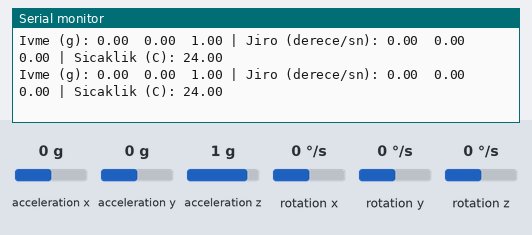
A sketch run on a simulated Arduino Uno, built with avr-gcc and run on an emulated ATmega328P. On the bench: the last lines printed to the serial monitor. Wiring (inferred from the names in the program): MPU-6050 motion sensor at I2C address 0x68. Inputs (shaded band) come from the test bench; at power-on: acceleration x 0 g, acceleration y 0 g, acceleration z 1 g, rotation x 0 °/s, rotation y 0 °/s, rotation z 0 °/s.

Above: at 1.3 s.
1.4 s: acceleration x set to -1.4 g
At 2.0 s:
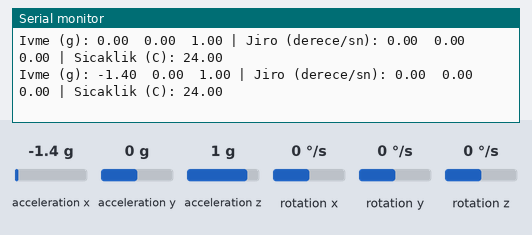
2.9 s: acceleration y set to -1.4 g
At 3.6 s:
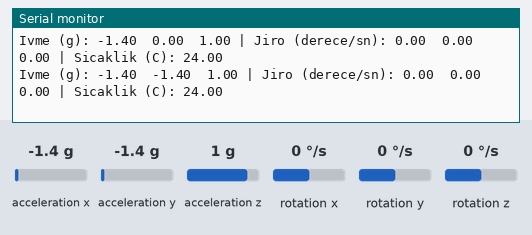
4.4 s: acceleration z set to -1.4 g
At 5.2 s:
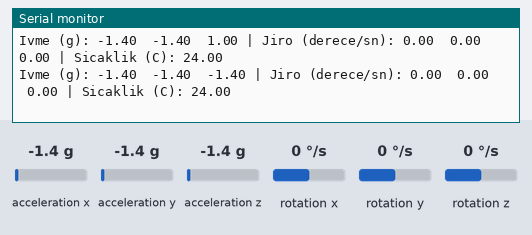
5.9 s: rotation x set to -192 °/s
At 5.9 s:
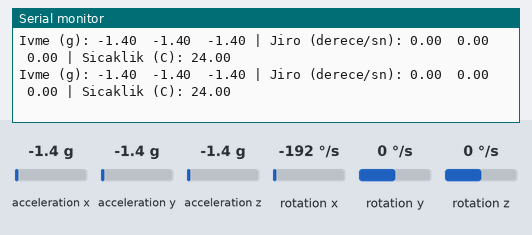
9.0 s: rotation y set to -192 °/s
At 9.4 s:
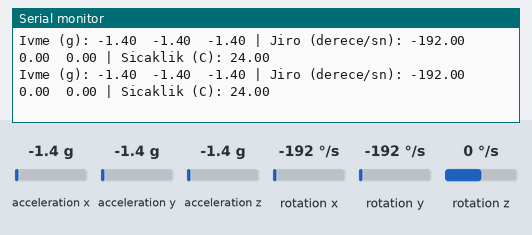

The sketch:

i2c_mpu6050.ino
```cpp
// I2C ile MPU6050 (ivmeolcer + jiroskop) okuma - Wire.h
//
// Baglanti (GY-521 modulu):  VCC -> 5V (modulde regulator var), GND -> GND,
//                            SDA -> A4, SCL -> A5, AD0 -> GND (adres 0x68)
//
// I2C'de master (Arduino) slave'in adresini yazar, sonra register adresi gonderir:
//   yazma: [adres+W] [register] [deger]
//   okuma: [adres+W] [register]  sonra  [adres+R] [bayt] [bayt] ...
//
// Kullanilan register'lar:
//   0x6B PWR_MGMT_1 : 0 yazilirsa sensor uyanir (acilista uyku modunda)
//   0x75 WHO_AM_I   : 0x68 doner (kimlik kontrolu)
//   0x3B ...        : ACCEL_X, ACCEL_Y, ACCEL_Z, TEMP, GYRO_X, GYRO_Y, GYRO_Z
//                     (her biri 2 bayt, once yuksek bayt) = toplam 14 bayt

#include <Wire.h>

const int MPU = 0x68;               // I2C adresi (AD0 = GND)

void yaz(byte reg, byte deger) {
  Wire.beginTransmission(MPU);
  Wire.write(reg);
  Wire.write(deger);
  Wire.endTransmission();
}

byte oku1(byte reg) {
  Wire.beginTransmission(MPU);
  Wire.write(reg);
  Wire.endTransmission(false);      // false: hatti birakma (repeated start)
  Wire.requestFrom(MPU, 1);
  return Wire.read();
}

int16_t oku16() {                   // 2 bayt oku: yuksek bayt once
  int16_t yuksek = Wire.read();
  int16_t dusuk = Wire.read();
  return (yuksek << 8) | dusuk;
}

void setup() {
  Serial.begin(9600);
  Wire.begin();
  yaz(0x6B, 0);                     // uyku modundan cik

  Serial.print("WHO_AM_I: 0x");
  Serial.println(oku1(0x75), HEX);  // 0x68 beklenir (bazi klonlar farkli deger verebilir)
}

void loop() {
  Wire.beginTransmission(MPU);
  Wire.write(0x3B);                 // okumaya ACCEL_XOUT_H'den basla
  if (Wire.endTransmission(false) != 0) {
    Serial.println("MPU6050 bulunamadi, baglantiyi kontrol et.");
    delay(1000);
    return;
  }
  Wire.requestFrom(MPU, 14);        // 14 bayt art arda oku

  int16_t ax = oku16();
  int16_t ay = oku16();
  int16_t az = oku16();
  int16_t sicaklik = oku16();
  int16_t gx = oku16();
  int16_t gy = oku16();
  int16_t gz = oku16();

  // varsayilan olcek: ivme +-2 g -> 16384 LSB/g, jiroskop +-250 derece/sn -> 131 LSB/(derece/sn)
  Serial.print("Ivme (g): ");
  Serial.print(ax / 16384.0); Serial.print("  ");
  Serial.print(ay / 16384.0); Serial.print("  ");
  Serial.print(az / 16384.0);
  Serial.print(" | Jiro (derece/sn): ");
  Serial.print(gx / 131.0); Serial.print("  ");
  Serial.print(gy / 131.0); Serial.print("  ");
  Serial.print(gz / 131.0);
  Serial.print(" | Sicaklik (C): ");
  Serial.println(sicaklik / 340.0 + 36.53);   // veri sayfasindaki formul

  delay(500);
}
```

Measured:
- after the input at 1.4 s, the serial monitor: prints a new line after 0.19 s (image 1)
- after the input at 2.9 s, the serial monitor: prints a new line after 0.27 s (image 2)
- after the input at 4.4 s, the serial monitor: prints a new line after 0.35 s (image 3)
